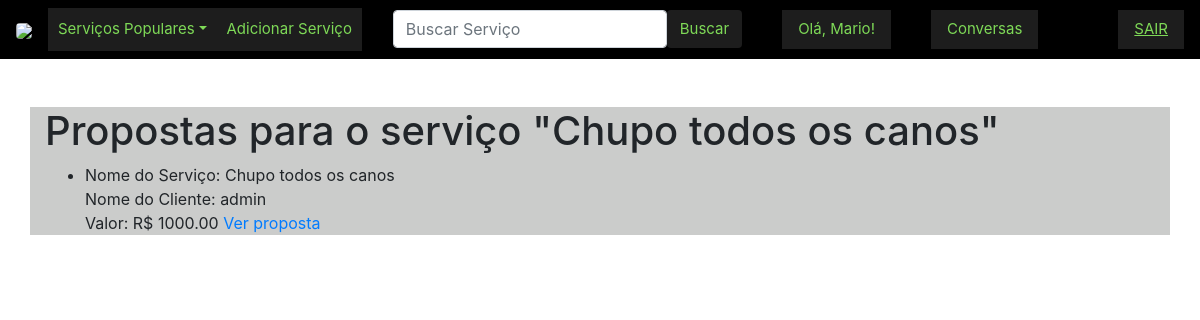
Screenshot of /servico/6/proposta/listar/ (signed in) with the database file from the repository.
### site_final/models.py (models this page shows, shortened)
class Servico(models.Model):
    nome = models.CharField(max_length=100)
    descricao = models.TextField()
    autor = models.ForeignKey(User, on_delete=models.CASCADE)
    categoria = models.ForeignKey(Categoria, on_delete=models.CASCADE)
    subcategoria = models.ForeignKey(SubCategoria, on_delete=models.CASCADE)
    preco = models.DecimalField(max_digits=6, decimal_places=2, default=0.0)

class PropostaServico(models.Model):
    servico = models.ForeignKey(Servico, on_delete=models.CASCADE)
    autor = models.ForeignKey(User, related_name='propostas_feitas', on_delete=models.CASCADE)
    cliente = models.ForeignKey(User, related_name='propostas_recebidas', on_delete=models.CASCADE)
    valor_proposta = models.DecimalField(max_digits=10, decimal_places=2)
    aceita = models.BooleanField(null=True, blank=True)
    recusada = models.BooleanField(null=True, blank=True)

### site_final/views.py (the view)
# urls.py: path('servico/<int:servico_id>/proposta/listar/', views.listar_propostas, name='listar_propostas'),
@login_required
def listar_propostas(request, servico_id):
    servico = get_object_or_404(Servico, pk=servico_id)
    if request.user == servico.autor:
        propostas = PropostaServico.objects.filter(servico=servico)
    else:
        propostas = PropostaServico.objects.filter(servico=servico, cliente=request.user)
    return render(request, 'servico/listar_propostas.html', {'propostas': propostas, 'servico': servico})

### site_final/context_processors.py (called while the page is built)
def categorias(request):
    categorias = Categoria.objects.all()
    cat=Categoria.objects.all()
    choices_dynamic = []
    for choice in cat:
        choices_dynamic.append(choice)
    return {'list_types': choices_dynamic}

### site_final/models.py (called while the page is built)
    def __str__(self):
        return self.nome

### site_final/templates/servico/listar_propostas.html (shortened to what this page needs)
    <!DOCTYPE html>
    <html lang="en">
    <head>
    </head>
    <body>
        {% extends 'base.html' %}
        {% block content %}
            <h1>Propostas para o serviço "{{ servico.nome }}"</h1>
            {% if propostas %}
                <ul>
                    {% for proposta in propostas %}
                        <li>
                            {% if request.user == servico.autor %}
                                Nome do Serviço: {{ proposta.servico.nome }} <br>
                                Nome do Cliente: {{ proposta.cliente.username }} <br>
                                Valor: R$ {{ proposta.valor_proposta }}
                                <a href="{% url 'proposta_detail' servico_id=servico.id proposta_id=proposta.pk %}">Ver proposta</a>
                            {% else %}
                                Nome do Serviço: {{ proposta.servico.nome }} <br>
                                Nome do Autor da Proposta: {{ proposta.autor.username }} <br>
                                Valor: R$ {{ proposta.valor_proposta }}
                                <a href="{% url 'proposta_detail' servico_id=servico.id proposta_id=proposta.pk %}">Ver proposta</a>
                            {% endif %}
                        </li>
                    {% empty %}
                        <li>Nenhuma proposta encontrada.</li>
                    {% endfor %}
                </ul>
            {% else %}
                <p>Sem propostas para esse serviço no momento.</p>
            {% endif %}
        {% endblock %}

### site_final/templates/base.html (shortened to what this page needs)
<!doctype html>
<html lang="en">
<head>
  <link rel="stylesheet" href="https://cdn.jsdelivr.net/npm/bootstrap@4.4.1/dist/css/bootstrap.min.css">
</head>
<body>
  <nav class="navbar navbar-expand-lg navbar-dark" style="background-color: black;">
    <div class="media">
      <a  href="{% url 'home' %}">
        <img src="https://i.imgur.com/P3f7N1S.png" width="190" class="mr-3 rounded" href="{% url 'home' %}">
      </a>
    </div>
    <div class="collapse navbar-collapse" id="navbarSupportedContent">
      <ul class="navbar-nav me-auto mb-2 mb-lg-0">
        <li class="nav-item dropdown">
          <a class="nav-link dropdown-toggle"  href="#" role="button" data-bs-toggle="dropdown" aria-expanded="false" style="padding:10px; background-color: rgb(29, 29, 29);color: rgb(126,217,87); font-size: 15px;">Serviços Populares</a>
        </li>
      </ul>
      <ul class="navbar-nav mr-auto">
        <li class="nav-item">
          {% if user.is_authenticated %}
          <a class="nav-link" href="{% url 'servico-create' %}" style="padding:10px; background-color: rgb(29, 29, 29) ;color: rgb(126,217,87); font-size: 15px;">Adicionar Serviço</a>
          {% endif %}
        </li>
      </ul>
      <form class="d-flex" role="search" method="POST" action="{% url 'search' %}">
        <input class="form-control me-2" type="search" placeholder="Buscar Serviço" aria-label="Search" name = "searched">
        <button class="btn btn-outline-secundary" type="submit"  style="background-color: rgb(29, 29, 29) ; color: rgb(126,217,87); font-size: 15px; text-align: center;" >Buscar</button>
      </form>
      <ul class="form-inline my-2 my-lg-0">
        {% if user.is_authenticated %}
          <a href="{%url 'editar_perfil'%}" class="nav-link" style="background-color: rgb(29, 29, 29) ; color: rgb(126,217,87); font-size: 15px; text-align: center;">Olá, {{ user.first_name }}!</a>
        {% endif %}
      </ul>
      <ul class="form-inline my-2 my-lg-0">
        {% if user.is_authenticated %}
        <a href="{% url 'servico_lista_conversas' username=user.username %}" class="nav-link" style="background-color: rgb(29, 29, 29) ; color: rgb(126,217,87); font-size: 15px; text-align: center;">Conversas</a>
        {% endif %}
      </ul>
      <ul class="form-inline my-2 my-lg-0">
        {% if user.is_authenticated %}
          <ul class="nav-item">
            <a class="nav-link" href="{% url 'logout' %}" style="background-color: rgb(29, 29, 29) ;color: rgb(126,217,87); font-size: 15px; text-align: center;"><u>SAIR</u></a>
          </ul>
        {% else %}
          <ul class="nav-item">
            <a class="nav-link" href="{% url 'login' %}" style="color: rgb(126,217,87); font-size: 15px; text-align: center;"><u>LOGIN</u></a>
            <a class="nav-link" href="{% url 'register' %}" style="color: rgb(126,217,87); font-size: 15px; text-align: center;"><u>CADASTRE-SE</u></a>
          </ul>
        {% endif %}
      </ul>
    </div>
  </nav>
  <br /><br />
  <div class="container" style="background-color: rgba(22, 24, 22, 0.22);">
    {% block content %}
    {% endblock %}
  </div>
</body>
</html>

### rows the page displays
Servico: nome "Chupo todos os canos"
PropostaServico: servico.nome "Chupo todos os canos", cliente.username "admin", valor_proposta "1000.00"

### other values shown
{{ user.first_name }} "Mario"
